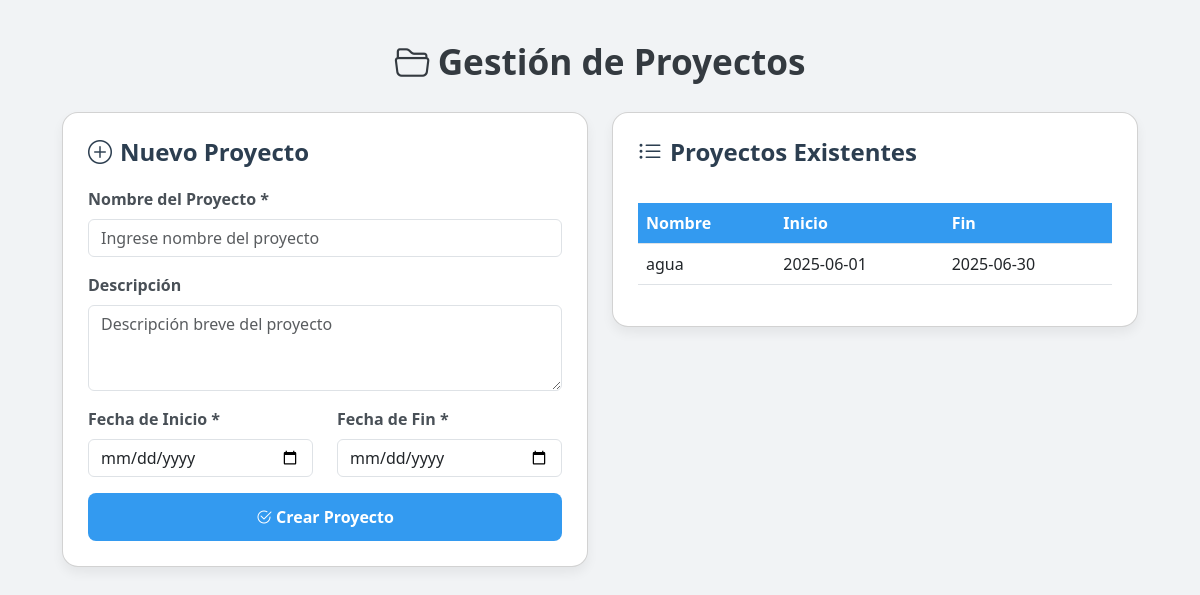
The app's page /admin/proyectos with its own data.
### tables this page shows
CREATE TABLE proyectos (
        id INTEGER PRIMARY KEY AUTOINCREMENT,
        nombre TEXT NOT NULL,
        descripcion TEXT,
        fecha_inicio TEXT,
        fecha_fin TEXT
    );

### app.py (the view, shortened to what this page needs)
@app.route('/admin/proyectos', methods=['GET', 'POST'])
def admin_proyectos():
    conn = get_db_connection()
    proyectos = conn.execute('SELECT * FROM proyectos ORDER BY fecha_inicio DESC').fetchall()
    conn.close()
    return render_template('admin_proyectos.html', proyectos=proyectos)

### app.py (called while the page is built)
def get_db_connection():
    conn = sqlite3.connect('database.db')
    conn.row_factory = sqlite3.Row
    return conn

### templates/admin_proyectos.html (shortened to what this page needs)
<!DOCTYPE html>
<html lang="es">
<head>
  <link href="https://cdn.jsdelivr.net/npm/bootstrap@5.3.0/dist/css/bootstrap.min.css" rel="stylesheet">
  <link href="https://cdn.jsdelivr.net/npm/bootstrap-icons@1.10.5/font/bootstrap-icons.css" rel="stylesheet">
</head>
<body>
  <div class="container">
    <h1 class="page-title"><i class="bi bi-folder2-open me-2"></i>Gestión de Proyectos</h1>
    <div class="row g-4">
      <div class="col-md-6">
        <div class="card">
          <h4><i class="bi bi-plus-circle me-2"></i>Nuevo Proyecto</h4>
          <form id="formProyecto" method="POST" action="{{ url_for('admin_proyectos') }}">
            <div class="mb-3">
              <label for="nombre" class="form-label">Nombre del Proyecto *</label>
              <input type="text" id="nombre" name="nombre" class="form-control" required maxlength="100" placeholder="Ingrese nombre del proyecto" />
            </div>
            <div class="mb-3">
              <label for="descripcion" class="form-label">Descripción</label>
              <textarea id="descripcion" name="descripcion" class="form-control" placeholder="Descripción breve del proyecto" rows="3"></textarea>
            </div>
            <div class="row">
              <div class="col-md-6 mb-3">
                <label for="fecha_inicio" class="form-label">Fecha de Inicio *</label>
                <input type="date" id="fecha_inicio" name="fecha_inicio" class="form-control" required />
              </div>
              <div class="col-md-6 mb-3">
                <label for="fecha_fin" class="form-label">Fecha de Fin *</label>
                <input type="date" id="fecha_fin" name="fecha_fin" class="form-control" required />
              </div>
            </div>
            <button type="submit" class="btn btn-submit w-100">
              <i class="bi bi-check2-circle me-1"></i>Crear Proyecto
            </button>
          </form>
        </div>
      </div>
      <div class="col-md-6">
        <div class="card">
          <h4><i class="bi bi-list-ul me-2"></i>Proyectos Existentes</h4>
          <div class="table-responsive mt-3">
            <table class="table align-middle">
              <thead>
                <tr>
                  <th>Nombre</th>
                  <th>Inicio</th>
                  <th>Fin</th>
                </tr>
              </thead>
              <tbody>
                {% for p in proyectos %}
                <tr>
                  <td>{{ p.nombre }}</td>
                  <td>{{ p.fecha_inicio }}</td>
                  <td>{{ p.fecha_fin }}</td>
                </tr>
                {% else %}
                <tr>
                  <td colspan="3" class="no-data">No hay proyectos registrados.</td>
                </tr>
                {% endfor %}
              </tbody>
            </table>
          </div>
        </div>
      </div>
    </div>
  </div>
</body>
</html>

### templates/admin_proyectos.html (style rules this page uses)
body { background: #f1f3f5; font-family: 'Segoe UI', sans-serif; padding: 40px 10px; }
.container { max-width: 1100px; margin: auto; }
.page-title { text-align: center; font-size: 2.2rem; font-weight: bold; margin-bottom: 30px; color: #343a40; }
.card { border-radius: 16px; background: #fff; box-shadow: 0 6px 12px rgba(0,0,0,0.06); padding: 25px; }
.card h4 { color: #2c3e50; font-weight: 600; margin-bottom: 20px; }
.form-label { font-weight: 600; color: #495057; }
.btn-submit { background-color: #339af0; border: none; color: #fff; font-weight: 600; padding: 12px 24px; border-radius: 8px; }
.table thead th { background-color: #339af0; color: #fff; }
.table tbody tr:nth-child(odd) { background: #f8f9fa; }

### records on screen
proyectos: nombre "agua", fecha_inicio "2025-06-01", fecha_fin "2025-06-30"
